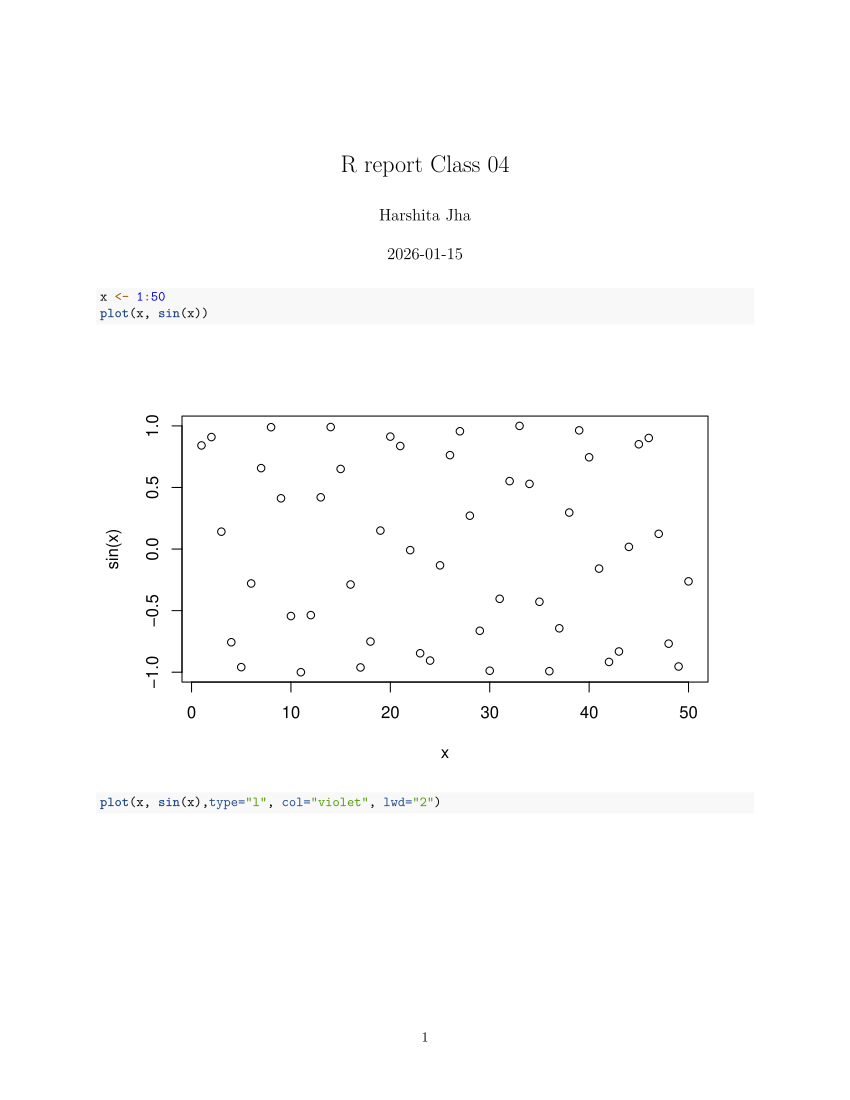

Write the R code that produced this figure.
#' ---
#' title: "R report Class 04"
#' author: "Harshita Jha"
#' ---



x <- 1:50
plot(x, sin(x))
plot(x, sin(x),type="l", col="violet", lwd="2")

log(10, base = 10)
